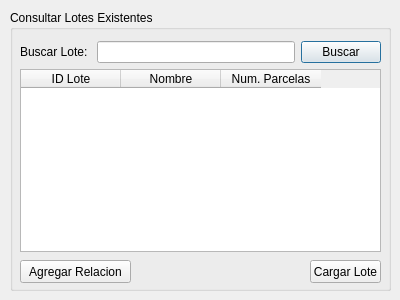
<?xml version="1.0" encoding="UTF-8"?>
<ui version="4.0">
 <class>Dialog</class>
 <widget class="QDialog" name="Dialog">
  <property name="geometry">
   <rect>
    <x>0</x>
    <y>0</y>
    <width>400</width>
    <height>300</height>
   </rect>
  </property>
  <property name="minimumSize">
   <size>
    <width>400</width>
    <height>200</height>
   </size>
  </property>
  <property name="maximumSize">
   <size>
    <width>400</width>
    <height>300</height>
   </size>
  </property>
  <property name="windowTitle">
   <string>Lotes</string>
  </property>
  <widget class="QGroupBox" name="groupBox">
   <property name="geometry">
    <rect>
     <x>10</x>
     <y>10</y>
     <width>381</width>
     <height>281</height>
    </rect>
   </property>
   <property name="title">
    <string>Consultar Lotes Existentes</string>
   </property>
   <widget class="QWidget" name="gridLayoutWidget">
    <property name="geometry">
     <rect>
      <x>10</x>
      <y>31</y>
      <width>361</width>
      <height>211</height>
     </rect>
    </property>
    <layout class="QGridLayout" name="gridLayout">
     <item row="1" column="1">
      <widget class="QLineEdit" name="lineEdit"/>
     </item>
     <item row="1" column="0">
      <widget class="QLabel" name="label">
       <property name="text">
        <string>Buscar Lote: </string>
       </property>
      </widget>
     </item>
     <item row="1" column="2">
      <widget class="QPushButton" name="btn_buscar">
       <property name="text">
        <string>Buscar</string>
       </property>
      </widget>
     </item>
     <item row="2" column="0" colspan="3">
      <widget class="QTableWidget" name="tableWidget">
       <property name="sizeAdjustPolicy">
        <enum>QAbstractScrollArea::AdjustToContents</enum>
       </property>
       <column>
        <property name="text">
         <string>ID Lote</string>
        </property>
       </column>
       <column>
        <property name="text">
         <string>Nombre</string>
        </property>
       </column>
       <column>
        <property name="text">
         <string>Num. Parcelas</string>
        </property>
       </column>
      </widget>
     </item>
    </layout>
   </widget>
   <widget class="QPushButton" name="btn_cargar_lote">
    <property name="geometry">
     <rect>
      <x>300</x>
      <y>250</y>
      <width>71</width>
      <height>23</height>
     </rect>
    </property>
    <property name="text">
     <string>Cargar Lote</string>
    </property>
   </widget>
   <widget class="QPushButton" name="pushButton_2">
    <property name="geometry">
     <rect>
      <x>10</x>
      <y>250</y>
      <width>111</width>
      <height>23</height>
     </rect>
    </property>
    <property name="text">
     <string>Agregar Relacion</string>
    </property>
   </widget>
  </widget>
 </widget>
 <resources/>
 <connections/>
</ui>
